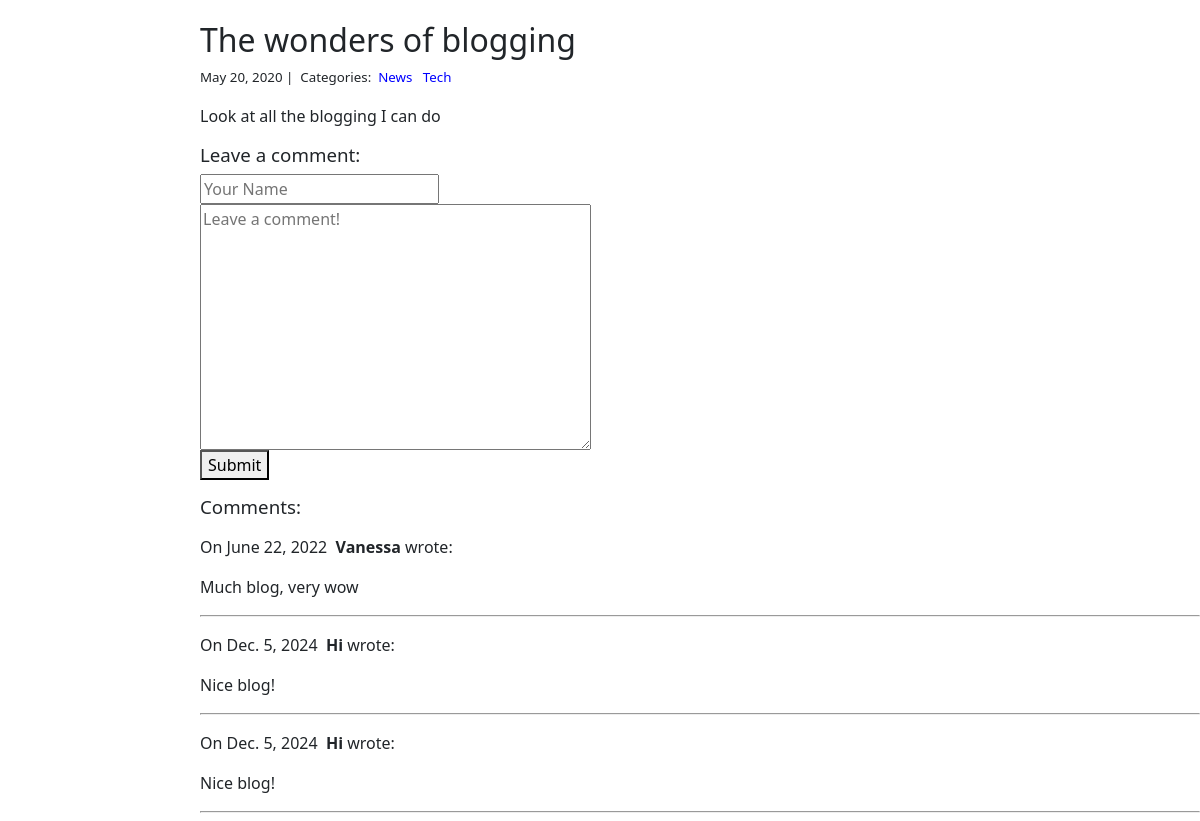
The app's page /blog/2/ with its own data.
### blog/models.py (models this page shows)
class Post(models.Model):
    title = models.CharField(max_length=255)
    body = models.TextField()
    created_on = models.DateTimeField(auto_now_add=True)
    last_modified = models.DateTimeField(auto_now=True)
    categories = models.ManyToManyField("Category", related_name="posts")

class Category(models.Model):
    name = models.CharField(max_length=20)

class Comment(models.Model):
    author = models.CharField(max_length=60)
    body = models.TextField()
    created_on = models.DateTimeField(auto_now_add=True)
    post = models.ForeignKey("Post", on_delete=models.CASCADE)

### blog/views.py (the view, shortened to what this page needs)
# urls.py: path("<int:pk>/", views.blog_detail, name="blog_detail"),
def blog_detail(request, pk):
    post = Post.objects.get(pk=pk)
    form = CommentForm()
    comments = Comment.objects.filter(post=post)
    context = {
        "post": post,
        "comments": comments,
        "form": form,
    }
    return render(request, "blog_detail.html", context)

### blog/forms.py
class CommentForm(forms.Form):
    author = forms.CharField(
        max_length=60, widget=forms.TextInput(attrs={"class": "form-control", "placeholder": "Your Name"})
    )
    body = forms.CharField(widget=forms.Textarea(attrs={"class": "form-control", "placeholder": "Leave a comment!"}))

### blog/templates/blog_detail.html (shortened to what this page needs)
{% extends "base.html" %}
{% block page_content %}
<div class="col-md-8 offset-md-2">
	<h1>{{ post.title }}</h1>
	<small>
		{{ post.created_on.date }} |&nbsp;
		Categories:&nbsp;
		{% for category in post.categories.all %}
		<a href="{% url 'blog_category' category.name %}">
			{{ category.name }}
		</a>&nbsp;
		{% endfor %}
	</small>
	<p>{{ post.body | linebreaks }}</p>
	<h3>Leave a comment:</h3>
	<form action="/blog/{{ post.pk }}/" method="post">
		<div class="form-group">
			{{ form.author }}
		</div>
		<div class="form-group">
			{{ form.body }}
		</div>
		<button type="submit" class="btn btn-primary">Submit</button>
	</form>
	<h3>Comments:</h3>
	{% for comment in comments %}
	<p>
		On {{comment.created_on.date }}&nbsp;
		<b>{{ comment.author }}</b> wrote:
	</p>
	<p>{{ comment.body }}</p>
	<hr>
	{% endfor %}
</div>
{% endblock %}

### collected_static/base.css (style rules this page uses)
body { margin: 0; font-family: "Segoe UI",Roboto,"Helvetica Neue",Arial,sans-serif,"Apple Color Emoji","Segoe UI Emoji","Segoe UI Symbol","Noto Color Emoji"; font-size: 1rem; font-weight: 400; line-height: 1.5; color: #212529; text-align: left; background-color: #fff; background-size: cover; background-repeat: no-repeat; background-position: center center; background-attachment: fixed; }
div { display: block; }
h1, h2, h3, h4, h5, h6 { margin-top: 0; margin-bottom: .5rem; }
h1 { display: block; font-size: 2em; margin-block-start: 0.67em; margin-block-end: 0.67em; margin-inline-start: 0px; margin-inline-end: 0px; font-weight: bold; }
.h1, .h2, .h3, .h4, .h5, .h6, h1, h2, h3, h4, h5, h6 { margin-bottom: .5rem; font-family: inherit; font-weight: 500; line-height: 1.2; color: inherit; }
.offset-md-2 { margin-left:16.666667% }
a { text-decoration: none; background-color: transparent; color: blue; }
button, select { text-transform: none; }
button, input { overflow: visible; }
button, input, optgroup, select, textarea { margin: 0; font-family: inherit; font-size: inherit; line-height: inherit; }
button { border-radius: 0; }

### records on screen
Post: title "The wonders of blogging", created_on "May 20, 2020", body "Look at all the blogging I can do"
Category: name "News"
Category: name "Tech"
Comment: created_on "June 22, 2022", author "Vanessa", body "Much blog, very wow"
Comment: created_on "Dec. 5, 2024", author "Hi", body "Nice blog!"
Comment: created_on "Dec. 5, 2024", author "Hi", body "Nice blog!"
